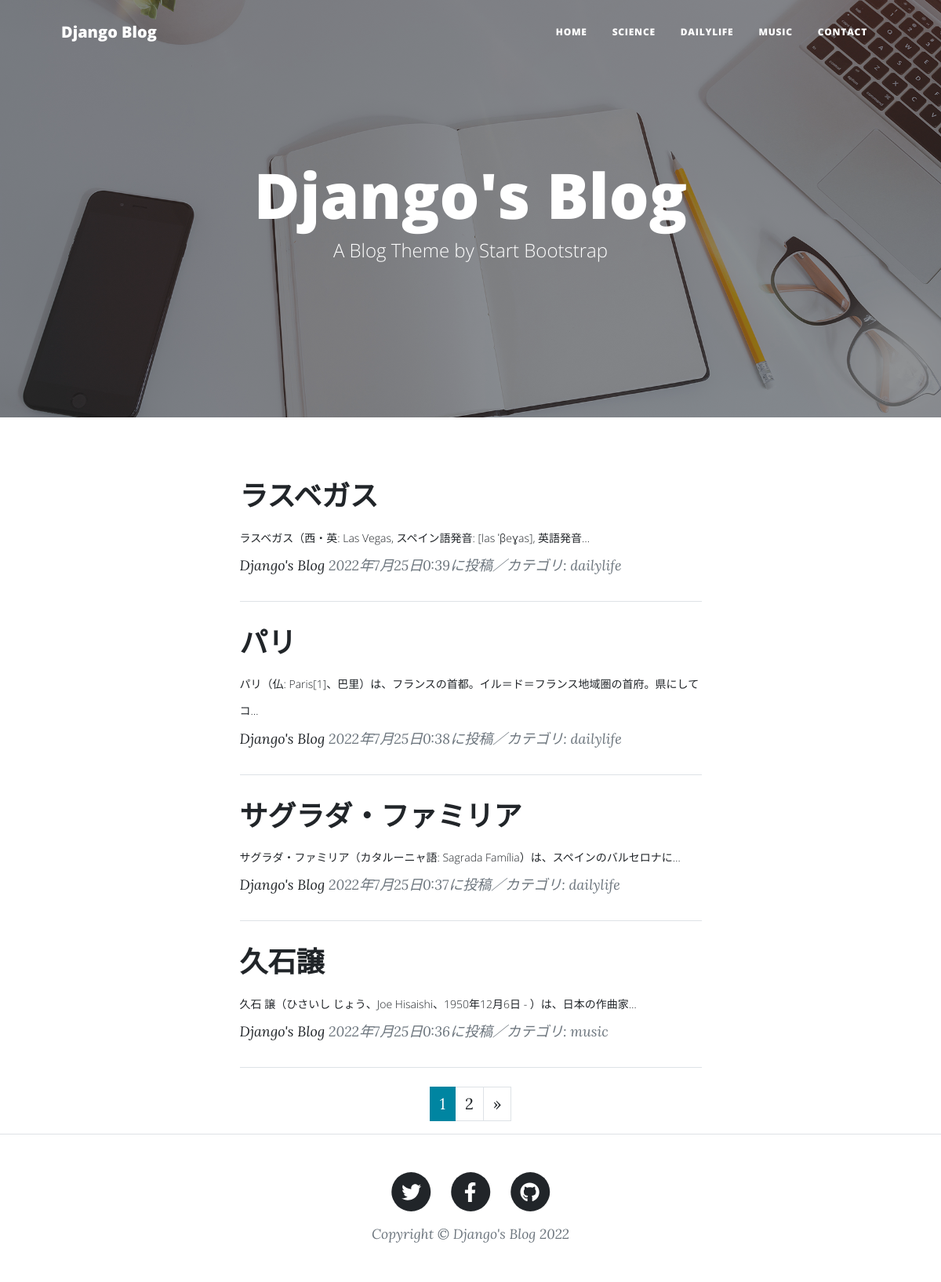
The page / on the database its author committed.
### blogapp/models.py (models this page shows, shortened)
class BlogPost(models.Model):
	CATEGORY =(('science', '科学のこと'),
			   ('dailylife', '日常のこと'),
			   ('music', '音楽のこと'))
	title = models.CharField(
		verbose_name='タイトル',
		max_length=200
		)
	content = models.TextField(
		verbose_name='本文'
		)
	posted_at = models.DateTimeField(
		verbose_name='投稿日時',
		auto_now_add=True
		)
	category = models.CharField(
		verbose_name='カテゴリ',
		max_length=50,
		choices=CATEGORY
		)

### blogapp/views.py (the view)
# urls.py: path('', views.IndexView.as_view(), name='index'),
class IndexView(ListView):
	template_name = 'index.html'
	context_object_name = 'orderby_records'
	queryset = BlogPost.objects.order_by('-posted_at')
	paginate_by = 4

### templates/index.html (shortened to what this page needs)
{% extends 'base.html' %}
{% load static %}
        {% block header %}
        <header class="masthead" style="background-image: url({% static 'assets/img/home-bg.jpg' %})">
            <div class="container position-relative px-4 px-lg-5">
                <div class="row gx-4 gx-lg-5 justify-content-center">
                    <div class="col-md-10 col-lg-8 col-xl-7">
                        <div class="site-heading">
                            <h1> Django's Blog</h1>
                            <span class="subheading">A Blog Theme by Start Bootstrap</span>
                        </div>
                    </div>
                </div>
            </div>
        </header>
        {% endblock %}
        {% block contents %}
        <div class="container px-4 px-lg-5">
            <div class="row gx-4 gx-lg-5 justify-content-center">
                <div class="col-md-10 col-lg-8 col-xl-7">
                    {% for record in orderby_records %}
                    <div class="post-preview">
                        <a href="{% url 'blogapp:blog_detail' record.pk %}">
                            <h2 class="post-title">{{ record.title }}</h2>
                            <h3 class="post-subtitle">
                                <span style="font-size : 14px">
                                    {{ record.content|truncatechars:50 }}
                                </span>
                            </h3>
                        </a>
                        <p class="post-meta">
                            <a href="#!">Django's Blog</a>
                            {{ record.posted_at }}に投稿／カテゴリ:
                            {{ record.category }}
                        </p>
                    </div>
                    <hr class="my-4" />
                    {% endfor %}
                    {% include "pagination.html" %}
                </div>
            </div>
        </div>
        {% endblock %}

### templates/base.html (shortened to what this page needs)
{% load static %}
<!DOCTYPE html>
<html lang="ja">
    <head>
        <link href={% static "css/styles.css" %} rel="stylesheet" />
    </head>
    <body>
        <nav class="navbar navbar-expand-lg navbar-light" id="mainNav">
            <div class="container px-4 px-lg-5">
                <a class="navbar-brand" href="{% url 'blogapp:index' %}">Django Blog</a>
                <div class="collapse navbar-collapse" id="navbarResponsive">
                    <ul class="navbar-nav ms-auto py-4 py-lg-0">
                        <li class="nav-item"><a class="nav-link px-lg-3 py-3 py-lg-4" href="{% url 'blogapp:index' %}">Home</a></li>
                        <li class="nav-item"><a class="nav-link px-lg-3 py-3 py-lg-4" href="{% url 'blogapp:science_list' %}">SCIENCE</a></li>
                        <li class="nav-item"><a class="nav-link px-lg-3 py-3 py-lg-4" href="{% url 'blogapp:dailylife_list' %}">DAILYLIFE</a></li>
                        <li class="nav-item"><a class="nav-link px-lg-3 py-3 py-lg-4" href="{% url 'blogapp:music_list' %}">MUSIC</a></li>
                        <li class="nav-item"><a class="nav-link px-lg-3 py-3 py-lg-4" href="{% url 'blogapp:contact' %}">CONTACT</a>
                    </ul>
                </div>
            </div>
        </nav>
        {% block header %}{% endblock %}
        {% block contents %}{% endblock %}
        <footer class="border-top">
            <div class="container px-4 px-lg-5">
                <div class="row gx-4 gx-lg-5 justify-content-center">
                    <div class="col-md-10 col-lg-8 col-xl-7">
                        <ul class="list-inline text-center">
                            <li class="list-inline-item">
                                <a href="https://twitter.com/">
                                    <span class="fa-stack fa-lg">
                                        <i class="fas fa-circle fa-stack-2x"></i>
                                        <i class="fab fa-twitter fa-stack-1x fa-inverse"></i>
                                    </span>
                                </a>
                            </li>
                            <li class="list-inline-item">
                                <a href="https://www.facebook.com/">
                                    <span class="fa-stack fa-lg">
                                        <i class="fas fa-circle fa-stack-2x"></i>
                                        <i class="fab fa-facebook-f fa-stack-1x fa-inverse"></i>
                                    </span>
                                </a>
                            </li>
                            <li class="list-inline-item">
                                <a href="https://github.co.jp/">
                                    <span class="fa-stack fa-lg">
                                        <i class="fas fa-circle fa-stack-2x"></i>
                                        <i class="fab fa-github fa-stack-1x fa-inverse"></i>
                                    </span>
                                </a>
                            </li>
                        </ul>
                        <div class="small text-center text-muted fst-italic">Copyright &copy; Django's Blog 2022</div>
                    </div>
                </div>
            </div>
        </footer>
    </body>
</html>

### templates/pagination.html (shortened to what this page needs)
<ul class="pagination" style="justify-content:center">
	{% for num in page_obj.paginator.page_range %}
		{% if page_obj.number == num %}
		<li class="page-item active">
			<span class="page-link"> {{ num }}</span>
		</li>
		{% else %}
		<li class="page-item">
			<a class="page-link" href="?page={{ num }}">{{ num }}</a>
		</li>
		{% endif %}
	{% endfor %}
	{% if page_obj.has_next %}
	<li class="page-item">
		<a class="page-link" href="?page={{ page_obj.next_page_number }}" aria-label="Next">
			<span aria-hidden="true">&raquo;</span>
		</a>
	</li>
	{% endif %}
</ul>

### rows shown on the page
BlogPost: title "ラスベガス", content "ラスベガス（西・英: Las Vegas, スペイン語発音: [las ˈβeɣas], 英語発音…", posted_at "2022年7月25日0:39", category "dailylife"
BlogPost: title "パリ", content "パリ（仏: Paris[1]、巴里）は、フランスの首都。イル＝ド＝フランス地域圏の首府。県にしてコ…", posted_at "2022年7月25日0:38", category "dailylife"
BlogPost: title "サグラダ・ファミリア", content "サグラダ・ファミリア（カタルーニャ語: Sagrada Família）は、スペインのバルセロナに…", posted_at "2022年7月25日0:37", category "dailylife"
BlogPost: title "久石譲", content "久石 譲（ひさいし じょう、Joe Hisaishi、1950年12月6日 - ）は、日本の作曲家…", posted_at "2022年7月25日0:36", category "music"

### other values the page prints
{{ num }} "1"
{{ num }} "2"
